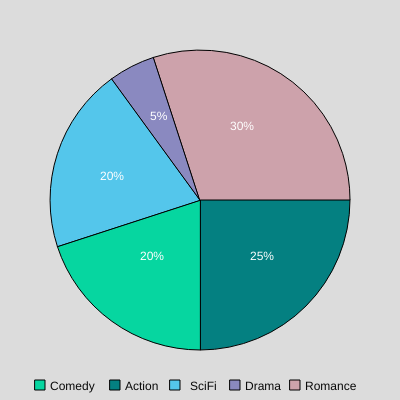
Frame 1 (no input)
Frame 60 (no input): identical to frame 1, image omitted
Frame 120 (the mouse pressed at the canvas centre since frame 60): identical to frame 1, image omitted

The p5.js sketch that drew this single still picture (run headless with seeded random() and noise() and a simulated clock; from frame 60 on, the mouse is pressed at the canvas centre):

// p5.js sketch
// ── sketch.js
function setup() {
  createCanvas(400, 400);
}

function draw() {
  background(220);
  var start = 0;
  var stop = 2*PI*0.25;
  
  fill(4,128,129)
  arc(200,200,300,300,start,stop, PIE)
  
  fill(6,214,160)
  start = stop;
  stop = start + 2*PI*0.2
  arc(200,200,300,300,start,stop, PIE)
  
  fill(84,198,235)
  start = stop;
  stop = start + 2*PI*0.2
  arc(200,200,300,300,start,stop, PIE)
  
  fill(138,137,192)
  start = stop;
  stop = start + 2*PI*0.05
  arc(200,200,300,300,start,stop, PIE)
  
  fill(205,162,171)
  start = stop;
  stop = start + 2*PI*0.3
  arc(200,200,300,300,start,stop, PIE)
  
  fill(10)
  text('Comedy',50,390)
  text('Action',125,390)
  text('SciFi', 190,390)
  text('Drama',245,390)
  text('Romance',305,390)
  
  fill(6,214,160)
  square(35,380,10)
  fill(4,128,129)
  square(110,380,10)
  fill(84,198,235)
  square(170,380,10)
  fill(138,137,192)
  square(230,380,10)
  fill(205,162,171)
  square(290,380,10)
  
  fill(255,255,255)
  text('25%',250,260)
  text('20%',140,260)
  text('20%',100,180)
  text('5%', 150,120)
  text('30%',230,130)
  
  
}
